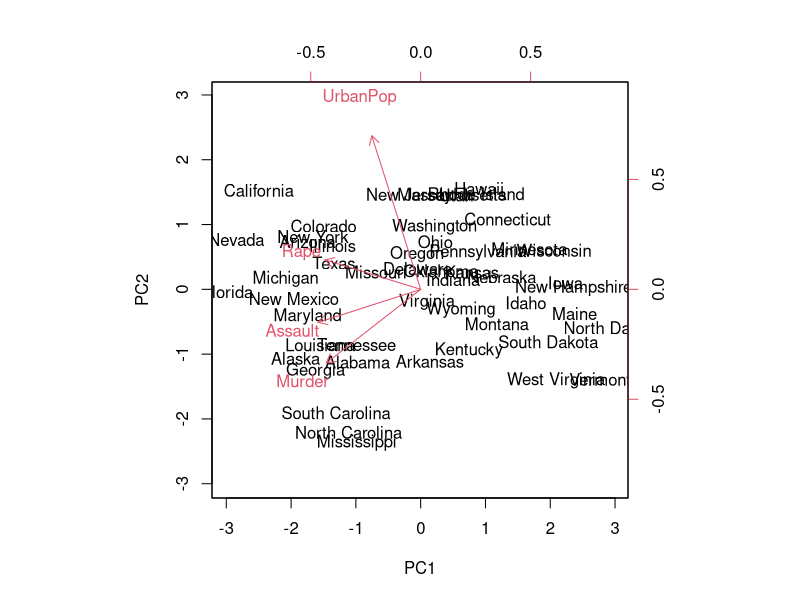
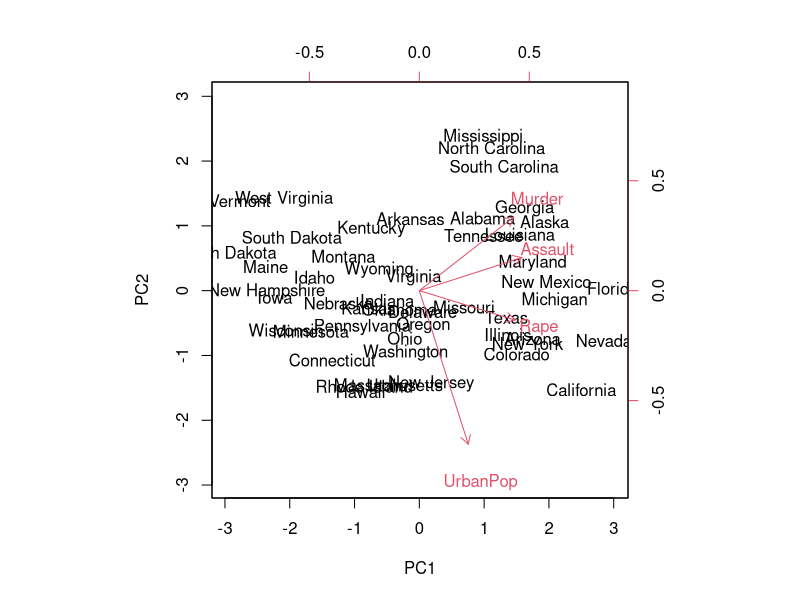
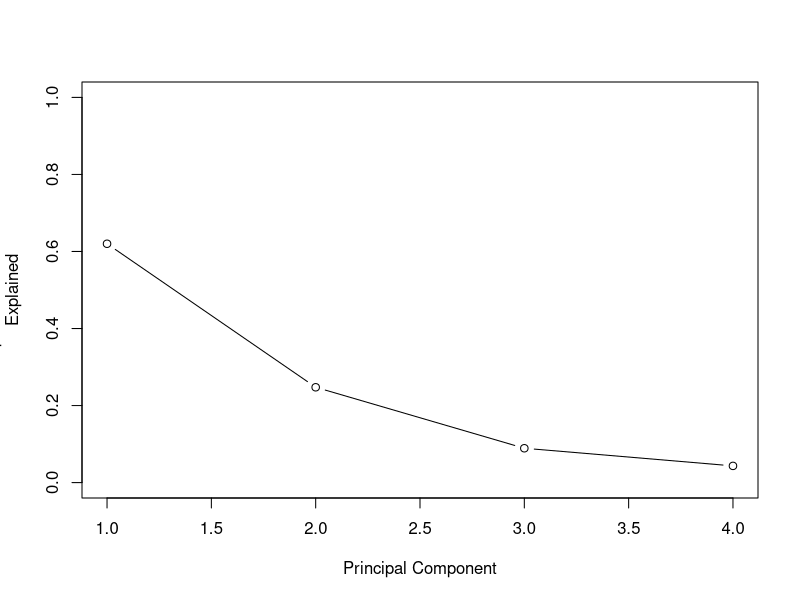
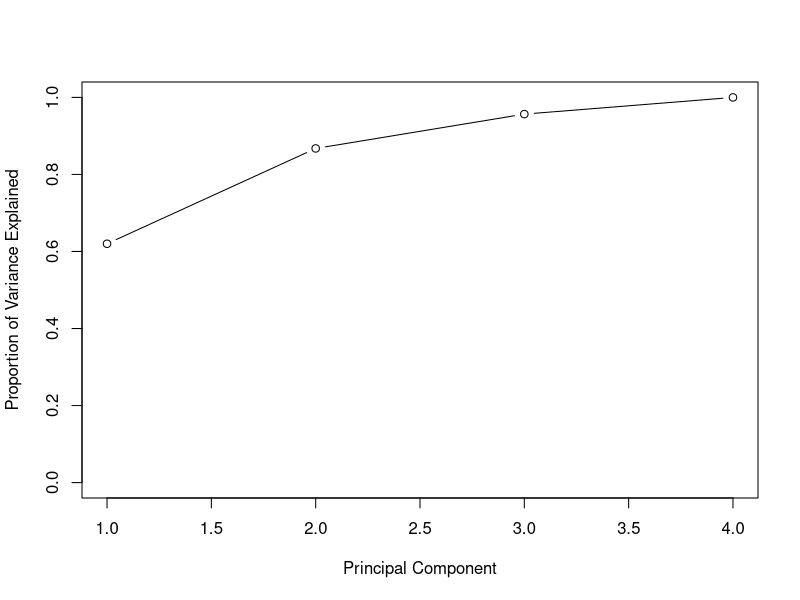

The R source for these figures, in order:
states <- row.names(USArrests)
states
names(USArrests)

apply(USArrests, 2, mean)

apply(USArrests, 2, var)

pr.out <- prcomp(USArrests, scale = TRUE)

names(pr.out)

pr.out$center

pr.out$scale

pr.out$rotation


dim(pr.out$x)

biplot(pr.out, scale = 0)

pr.out$rotation <- -pr.out$rotation
pr.out$x <- -pr.out$x
biplot(pr.out, scale = 0)

pr.out$sdev

pr.var <- pr.out$sdev^2
pr.var

pve <- pr.var / sum(pr.var)
pve


plot(pve, xlab = "Principal Component", ylab = "Proportion of Variance
Explained", ylim = c(0, 1), type = "b")
plot(cumsum(pve), xlab = "Principal Component", ylab = "Cumulative
Proportion of Variance Explained", ylim = c(0, 1), type = "b")

a <- c(1, 2, 8, -3)
cumsum(a)